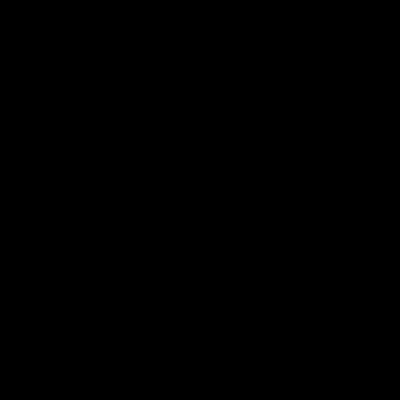
Frame 1 (no input)
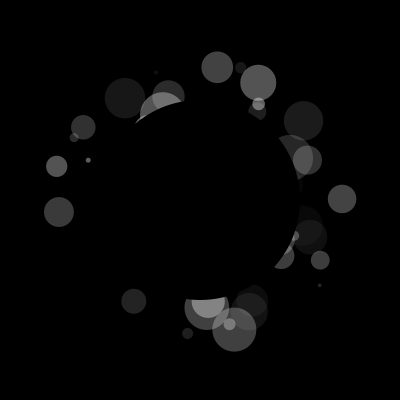
Frame 60 (the mouse pressed at the canvas centre just before this capture)
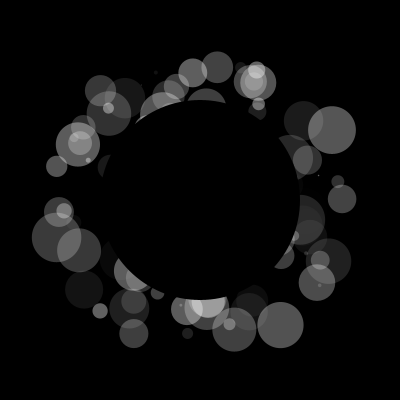
Frame 120 (the mouse held since frame 60 and released just before this capture)

The Processing sketch that drew these frames (run headless with seeded random() and noise(); from frame 60 on, the mouse is pressed at the canvas centre):

// Processing sketch: processing_124637
// ── processing_124637.pde

ArrayList<Circles> poop =new ArrayList();
int t=0;
void setup() {
  size(400, 400);
  noStroke();
  for (int i=0;i<9000;i++) {
    PVector P = new PVector(random(-200, 200), random(-200, 200));
    PVector G = new PVector(width/2, height/2);
    P.add(G);
    if (P.dist(G)<150)
    { 
      Circles C = new Circles( P, random(1, 100), random(1, 50));
      poop.add(C);
    }
  }
}

void draw() {
  background(0);
  if (t < poop.size()) {
    for (int i=0;i<t;i++) {
      Circles C = (Circles) poop.get(i);
      C.display();
    }
  }
  else t=0;
  fill(0);
  ellipse(width/2, height/2, 200, 200);
  t++;
}

class Circles {
  PVector loc;
  float l, r;
  Circles(PVector loc, float l, float r) {
    this.loc = loc;
    this.l = l;
    this.r =r;
  }

  void display() {
    fill(-1, l);
    ellipse(loc.x, loc.y, r, r);
  }
}
